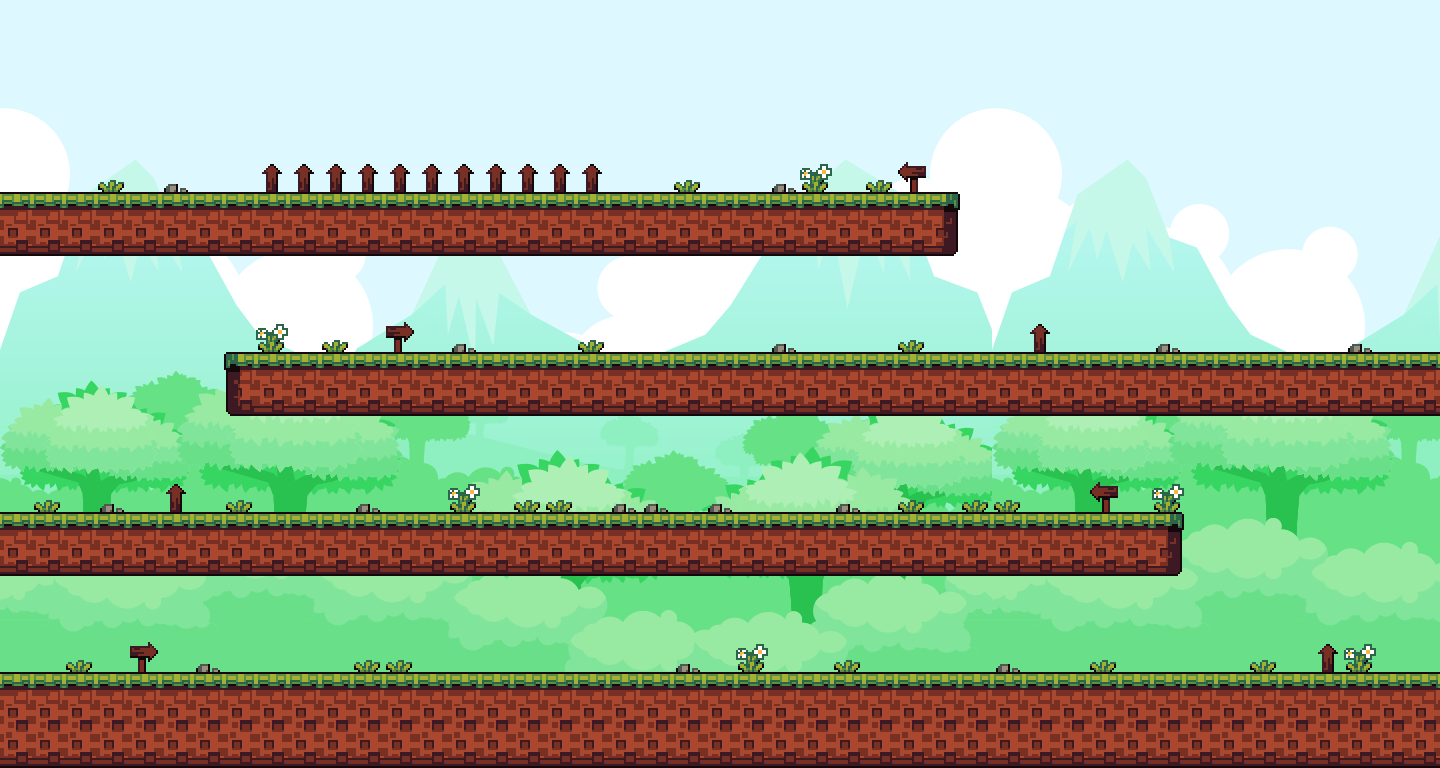

A level layout from a 2D game, rendered from its tile map. Below: a short description, then the map file with tile-grid data replaced by summaries:
An orthogonal 45x24 tile map with 32x32 px tiles, 3 tile layers (Fond, Objet, Sol), 2 tilesets.

<map version="1.2" tiledversion="1.3.1" orientation="orthogonal" renderorder="left-up" compressionlevel="0" width="45" height="24" tilewidth="32" tileheight="32" infinite="0" nextlayerid="4" nextobjectid="1">
 <tileset firstgid="1" name="BG" tilewidth="32" tileheight="32" tilecount="713" columns="31">
  <image source="BG.png" width="1000" height="750" />
 </tileset>
 <tileset firstgid="714" name="goodly-2x" tilewidth="32" tileheight="32" tilecount="256" columns="16">
  <image source="goodly-2x.png" width="512" height="512" />
 </tileset>
 <layer id="2" name="Fond" width="45" height="24">
  <data>[1080 cells, 1080 non-empty, 713 distinct tile ids]</data>
 </layer>
 <layer id="3" name="Objet" width="45" height="24">
  <data>[1080 cells, 59 non-empty, 6 distinct tile ids]</data>
 </layer>
 <layer id="1" name="Sol" width="45" height="24">
  <data>[1080 cells, 345 non-empty, 7 distinct tile ids]</data>
 </layer>
</map>
